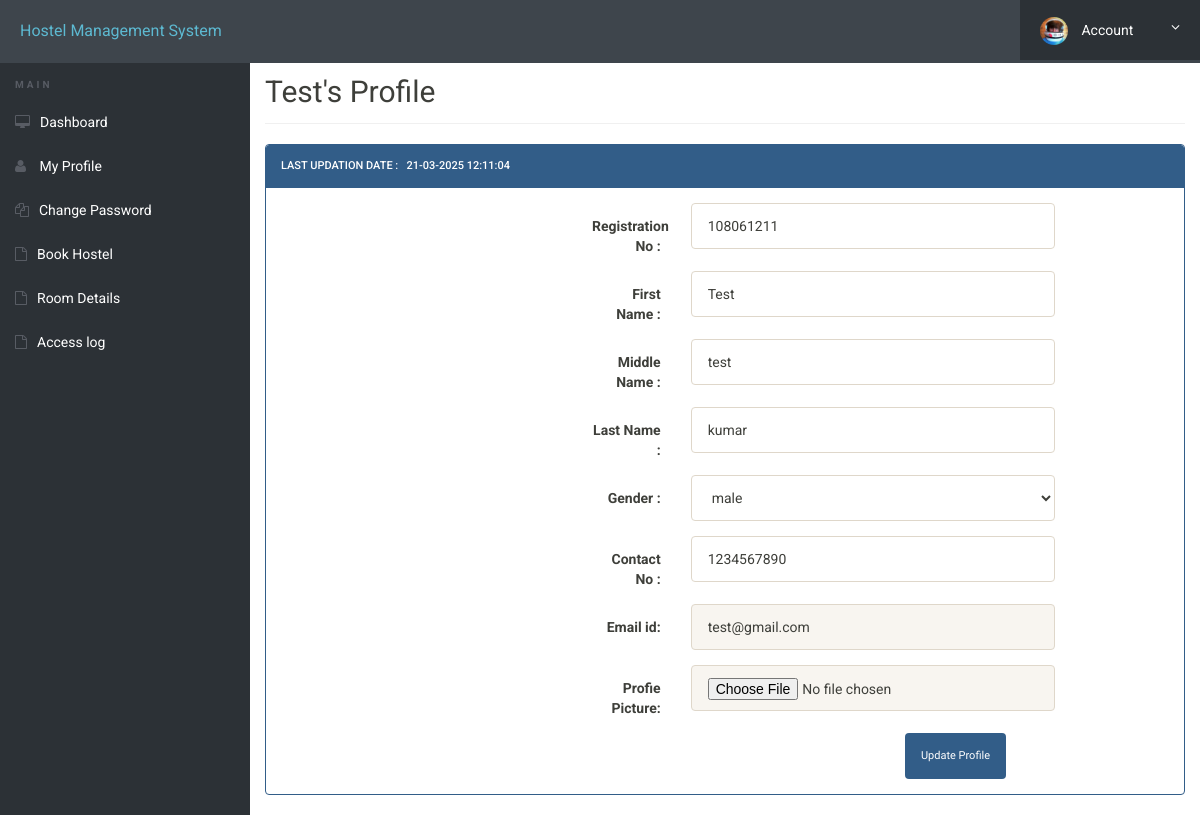
The page /my-profile.php (signed in) on the database its author committed.
### tables this page shows
CREATE TABLE `userregistration` (
  `id` int(11) NOT NULL,
  `regNo` varchar(255) DEFAULT NULL,
  `firstName` varchar(255) DEFAULT NULL,
  `middleName` varchar(255) DEFAULT NULL,
  `lastName` varchar(255) DEFAULT NULL,
  `gender` varchar(255) DEFAULT NULL,
  `contactNo` bigint(20) DEFAULT NULL,
  `email` varchar(255) DEFAULT NULL,
  `district_id` int(11) DEFAULT NULL,
  `password` varchar(255) DEFAULT NULL,
  `regDate` timestamp NULL DEFAULT current_timestamp(),
  `profile_picture` varchar(255) DEFAULT NULL,
  `updationDate` varchar(45) DEFAULT NULL,
  `passUdateDate` varchar(45) DEFAULT NULL
);

### my-profile.php (the view, shortened to what this page needs)
<?php
include('includes/config.php');
?>
<!doctype html>
<html lang="en" class="no-js">
<head>
	<link rel="stylesheet" href="css/font-awesome.min.css">
	<link rel="stylesheet" href="css/bootstrap.min.css">
	<link rel="stylesheet" href="css/dataTables.bootstrap.min.css">>
	<link rel="stylesheet" href="css/bootstrap-social.css">
	<link rel="stylesheet" href="css/bootstrap-select.css">
	<link rel="stylesheet" href="css/fileinput.min.css">
	<link rel="stylesheet" href="css/awesome-bootstrap-checkbox.css">
	<link rel="stylesheet" href="css/style.css">
</head>
<body>
	<?php include('includes/header.php'); ?>
	<div class="ts-main-content">
		<?php include('includes/sidebar.php'); ?>
		<div class="content-wrapper">
			<div class="container-fluid">
				<?php
				$aid = $_SESSION['id'];
				$ret = "select * from userregistration where id=?";
				$stmt = $mysqli->prepare($ret);
				$stmt->bind_param('i', $aid);
				$stmt->execute();
				$res = $stmt->get_result();
				while ($row = $res->fetch_object()) {
				?>
					<div class="row">
						<div class="col-md-12">
							<h2 class="page-title"><?php echo $row->firstName; ?>'s&nbsp;Profile </h2>
							<div class="row">
								<div class="col-md-12">
									<div class="panel panel-primary">
										<div class="panel-heading">
											Last Updation date : &nbsp; <?php echo $row->updationDate; ?>
										</div>
										<div class="panel-body">
											<form method="post" action="" name="registration" class="form-horizontal" onSubmit="return valid();" enctype="multipart/form-data">
												<?php if (!empty($row->profile_picture)) {  ?>
													<div class="col-md-4 text-center">
													</div>
												<?php } ?>
												<div class="col-md-8">
													<div class="form-group">
														<label class="col-sm-2 control-label"> Registration No : </label>
														<div class="col-sm-8">
															<input type="text" name="regno" id="regno" class="form-control" required="required" value="<?php echo $row->regNo; ?>">
														</div>
													</div>
													<div class="form-group">
														<label class="col-sm-2 control-label">First Name : </label>
														<div class="col-sm-8">
															<input type="text" name="fname" id="fname" class="form-control" value="<?php echo $row->firstName; ?>" required="required">
														</div>
													</div>
													<div class="form-group">
														<label class="col-sm-2 control-label">Middle Name : </label>
														<div class="col-sm-8">
															<input type="text" name="mname" id="mname" class="form-control" value="<?php echo $row->middleName; ?>">
														</div>
													</div>
													<div class="form-group">
														<label class="col-sm-2 control-label">Last Name : </label>
														<div class="col-sm-8">
															<input type="text" name="lname" id="lname" class="form-control" value="<?php echo $row->lastName; ?>" required="required">
														</div>
													</div>
													<div class="form-group">
														<label class="col-sm-2 control-label">Gender : </label>
														<div class="col-sm-8">
															<select name="gender" class="form-control" required="required">
																<option value="<?php echo $row->gender; ?>"><?php echo $row->gender; ?></option>
															</select>
														</div>
													</div>
													<div class="form-group">
														<label class="col-sm-2 control-label">Contact No : </label>
														<div class="col-sm-8">
															<input type="text" name="contact" id="contact" class="form-control" maxlength="10" value="<?php echo $row->contactNo; ?>" required="required">
														</div>
													</div>
													<div class="form-group">
														<label class="col-sm-2 control-label">Email id: </label>
														<div class="col-sm-8">
															<input type="email" name="email" id="email" class="form-control" value="<?php echo $row->email; ?>" readonly>
														</div>
													</div>
													<div class="form-group">
														<label class="col-sm-2 control-label">Profie Picture: </label>
														<div class="col-sm-8">
															<input type="file" name="profile_picture" id="profile_picture" class="form-control" value="<?php echo $row->profile_picture; ?>" readonly>
														</div>
													</div>
												</div>
											<?php } ?>
											<div class="col-sm-6 col-sm-offset-4 text-right">
												<input type="submit" name="update" Value="Update Profile" class="btn btn-primary">
											</div>
											</form>
										</div>
									</div>
								</div>
							</div>
						</div>
					</div>
			</div>
		</div>
	</div>
</body>
</html>

### css/style.css (style rules this page uses)
html { font-size: 14px; }
@media only screen and (min-width: 480px) { html { font-size: 17px; } }
@media only screen and (min-width: 768px) { html { font-size: 14px; } }
body { font-size: 1em; }
.btn { font-family: 'Oswald', sans-serif; }
.panel { overflow: hidden; }
.btn { text-transform: none; }
.page-title { padding-bottom: 15px; margin-bottom: 20px; border-bottom: 1px solid #f0f0f0; }
.ts-main-content .content-wrapper { padding-top: 15px; margin-top: 20px; }
@media only screen and (min-width: 992px) { .ts-main-content .content-wrapper { margin-left: 250px; } }

### rows shown on the page
userregistration: firstName "Test", updationDate "21-03-2025 12:11:04", regno "108061211", fname "Test", mname "test", lname "kumar", gender "male", contact "1234567890", email "test@gmail.com"
